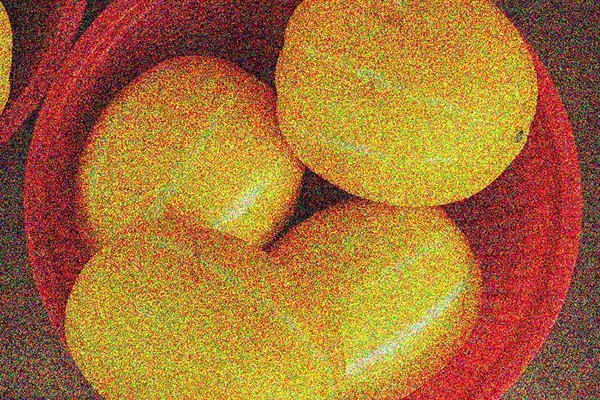
#> input picture OpenCV_Python_Tutorials/04. Image Processing in OpenCV/3_Changing Colorspaces/noise.jpg, 600 x 400 px
$ python 10_blurring.py
#> lines starting #> are read from the running program, lines starting #| are printed output that depends on the picture
#-*- coding:utf-8 -*-

import cv2
import numpy as np
from matplotlib import pyplot as plt

img = cv2.imread('noise.jpg')
#> img is the input picture: shape (400, 600, 3); mean B, G, R 52.2, 112.1, 168

# pyplot를 사용하기 위해서 BGR을 RGB로 변환.
b,g,r = cv2.split(img)
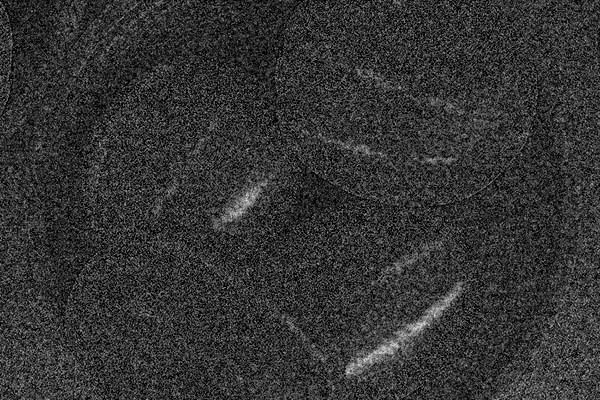
#> b: shape (400, 600); min 0, max 227, mean 52.2
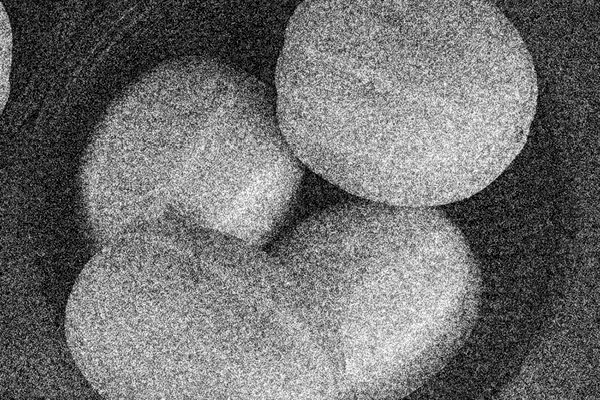
#> g: shape (400, 600); min 0, max 255, mean 112.1
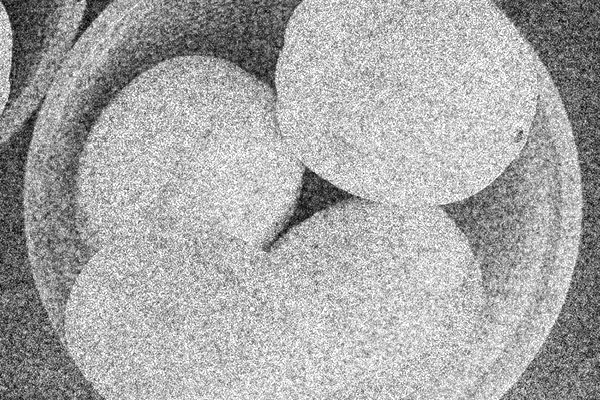
#> r: shape (400, 600); min 0, max 255, mean 168
img = cv2.merge([r,g,b])


# 일반 Blur
dst1 = cv2.blur(img,(7,7))
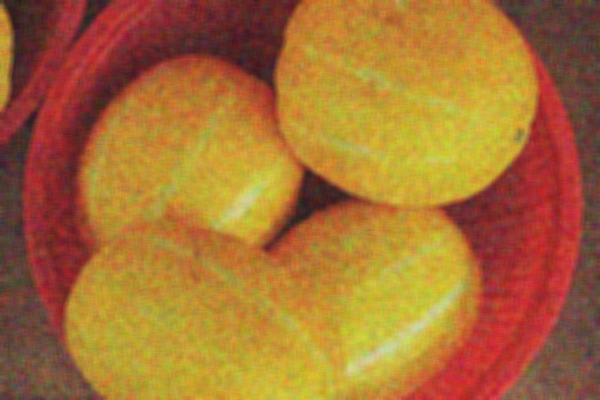
#> dst1: shape (400, 600, 3); mean R, G, B 168, 112.1, 52.2

# GaussianBlur
dst2 = cv2.GaussianBlur(img,(7,7),0)

# Median Blur
dst3 = cv2.medianBlur(img,7)

# Bilateral Filtering
dst4 = cv2.bilateralFilter(img,9,75,75)
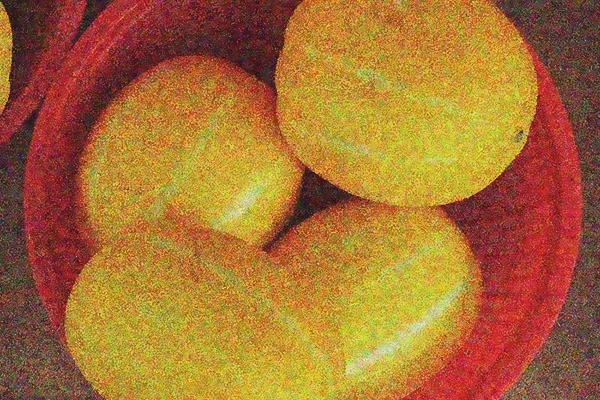
#> dst4: shape (400, 600, 3); mean R, G, B 168, 111.9, 51.8

images = [img,dst1,dst2,dst3,dst4]
titles=['Original','Blur(7X7)','Gaussian Blur(7X7)','Median Blur','Bilateral']

for i in range(5):
    plt.subplot(3,2,i+1),plt.imshow(images[i]),plt.title(titles[i])
    plt.xticks([]),plt.yticks([])

plt.show()
